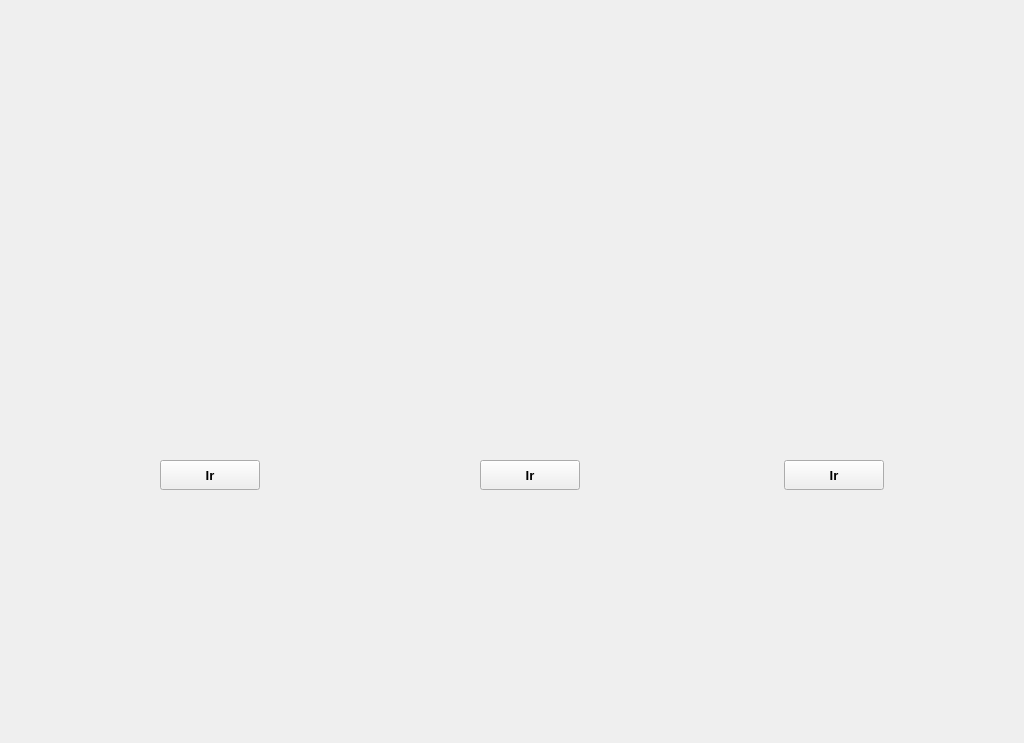
<?xml version="1.0" encoding="UTF-8"?>
<ui version="4.0">
 <class>Menu</class>
 <widget class="QWidget" name="Menu">
  <property name="geometry">
   <rect>
    <x>0</x>
    <y>0</y>
    <width>1024</width>
    <height>743</height>
   </rect>
  </property>
  <property name="windowTitle">
   <string>Form</string>
  </property>
  <widget class="QLabel" name="ventana_menu">
   <property name="geometry">
    <rect>
     <x>0</x>
     <y>-10</y>
     <width>1024</width>
     <height>751</height>
    </rect>
   </property>
   <property name="text">
    <string/>
   </property>
   <property name="pixmap">
    <pixmap resource="../Recursos/images.qrc">:/design-menu.jpg</pixmap>
   </property>
  </widget>
  <widget class="QPushButton" name="pushButton">
   <property name="geometry">
    <rect>
     <x>160</x>
     <y>460</y>
     <width>100</width>
     <height>30</height>
    </rect>
   </property>
   <property name="font">
    <font>
     <family>Arial</family>
     <pointsize>10</pointsize>
     <weight>75</weight>
     <bold>true</bold>
    </font>
   </property>
   <property name="text">
    <string>Ir</string>
   </property>
  </widget>
  <widget class="QPushButton" name="pushButton_2">
   <property name="geometry">
    <rect>
     <x>480</x>
     <y>460</y>
     <width>100</width>
     <height>30</height>
    </rect>
   </property>
   <property name="font">
    <font>
     <family>Arial</family>
     <pointsize>10</pointsize>
     <weight>75</weight>
     <bold>true</bold>
    </font>
   </property>
   <property name="text">
    <string>Ir</string>
   </property>
  </widget>
  <widget class="QPushButton" name="pushButton_3">
   <property name="geometry">
    <rect>
     <x>784</x>
     <y>460</y>
     <width>100</width>
     <height>30</height>
    </rect>
   </property>
   <property name="font">
    <font>
     <family>Arial</family>
     <pointsize>10</pointsize>
     <weight>75</weight>
     <bold>true</bold>
    </font>
   </property>
   <property name="text">
    <string>Ir</string>
   </property>
  </widget>
 </widget>
 <resources>
  <include location="../Recursos/images.qrc"/>
 </resources>
 <connections/>
</ui>
